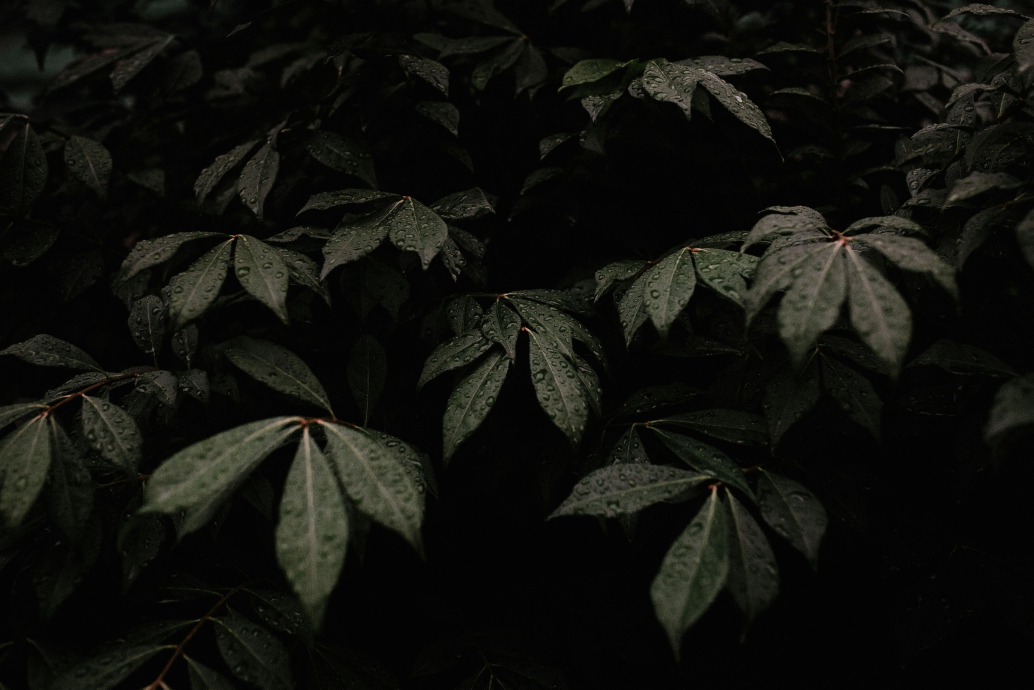
#> input picture Relax/images/pexels-andrew-3178786.jpg, 5170 x 3447 px (shown at 1/5 size); its folder holds 4 pictures in this run
$ python process.py
#> lines starting #> are read from the running program, lines starting #| are printed output that depends on the picture
import os
from PIL import Image

if not os.path.exists('processed'):
    os.makedirs('processed')

for filename in os.listdir('.'):
    if filename.endswith('.jpg'):
        with Image.open(filename) as img:
#> img is the input picture: PIL image 5170x3447 RGB; mean R, G, B 16.6, 17.3, 13.1
            width, height = img.size
#> width = 5170; height = 3447
            if width > height:
                new_width = 800
                new_height = int(height * (800 / width))
#> new_height = 533
            else:
                new_height = 800
                new_width = int(width * (800 / height))

            resized_img = img.resize((new_width, new_height), Image.LANCZOS)
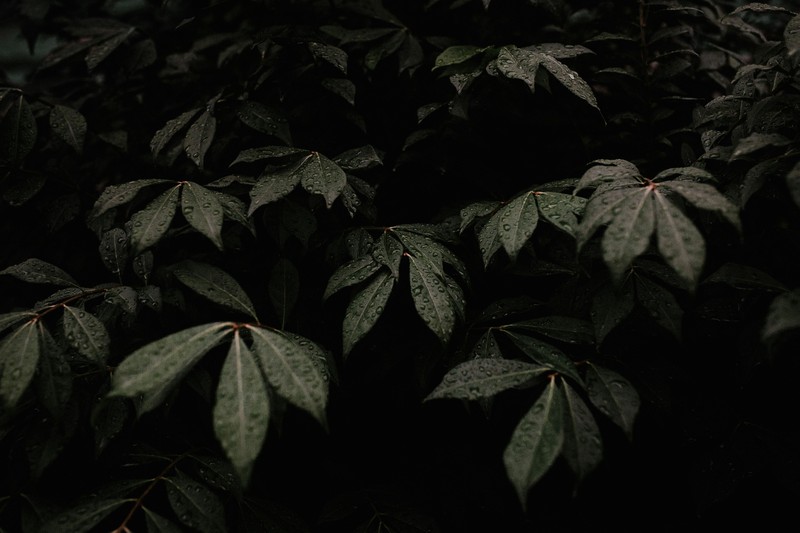
#> resized_img: PIL image 800x533 RGB; mean R, G, B 16.6, 17.2, 13.1

            resized_img.save(os.path.join('processed', filename))
#> pass 2 of the loop `for filename in os.listdir('.'):`:
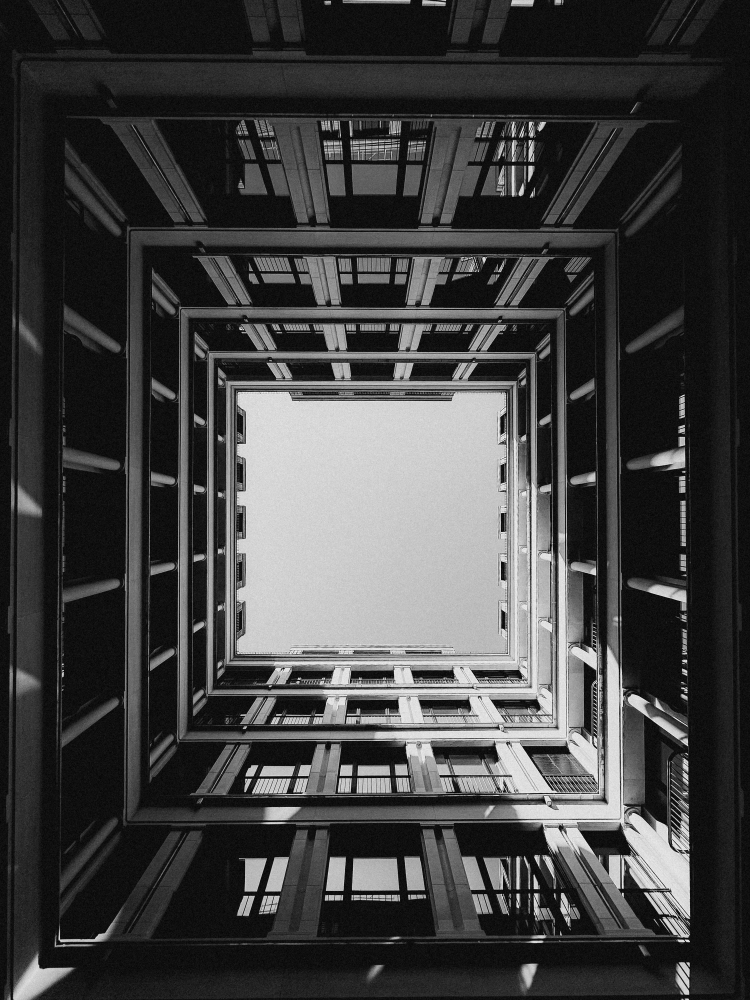
#> input picture Relax/images/pexels-anh-nguyen-517648218-29861537.jpg, 2250 x 3000 px (shown at 1/3 size)
#> img is the input picture: PIL image 2250x3000 RGB; min 0, max 255, mean 65
#> `resized_img = img.resize((new_width, new_height), Image.LANCZOS)`:
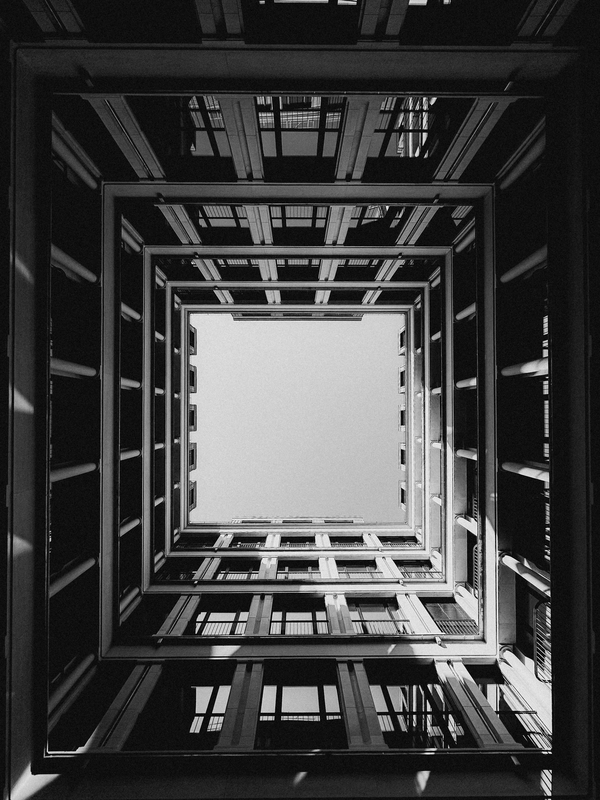
#> resized_img: PIL image 600x800 RGB; min 0, max 255, mean 65
#> pass 3 of the loop `for filename in os.listdir('.'):`:
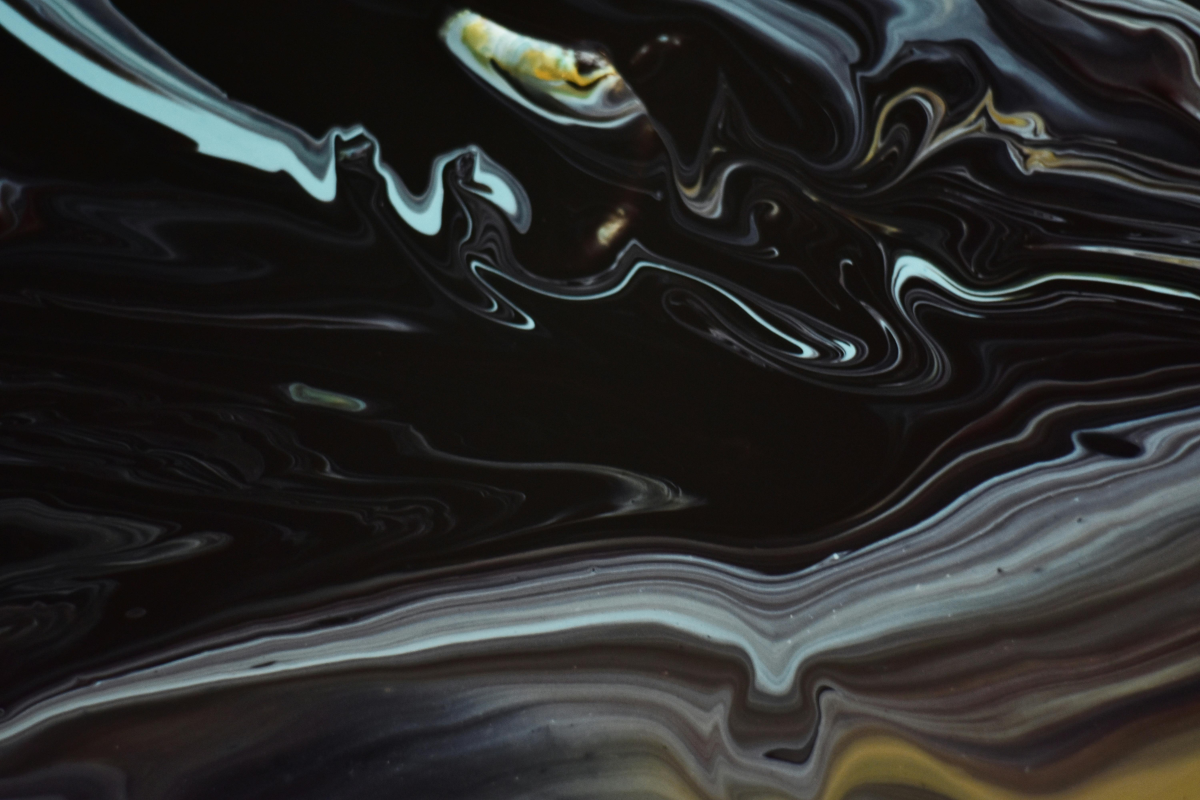
#> input picture Relax/images/pexels-didsss-3705001.jpg, 6000 x 4000 px (shown at 1/5 size)
#> img is the input picture: PIL image 6000x4000 RGB; mean R, G, B 41, 41.1, 40.1
#> `resized_img = img.resize((new_width, new_height), Image.LANCZOS)`:
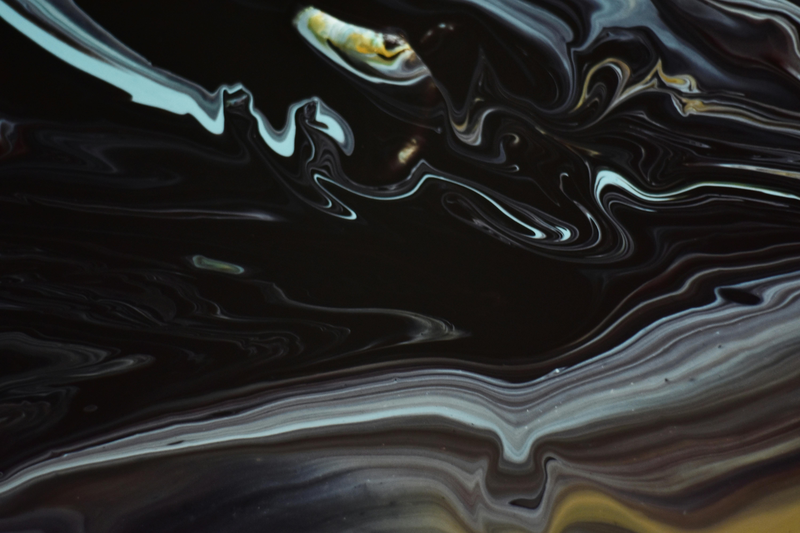
#> resized_img: PIL image 800x533 RGB; mean R, G, B 41, 41.1, 40.1
#> the loop made 6 passes; the first 3 are shown
